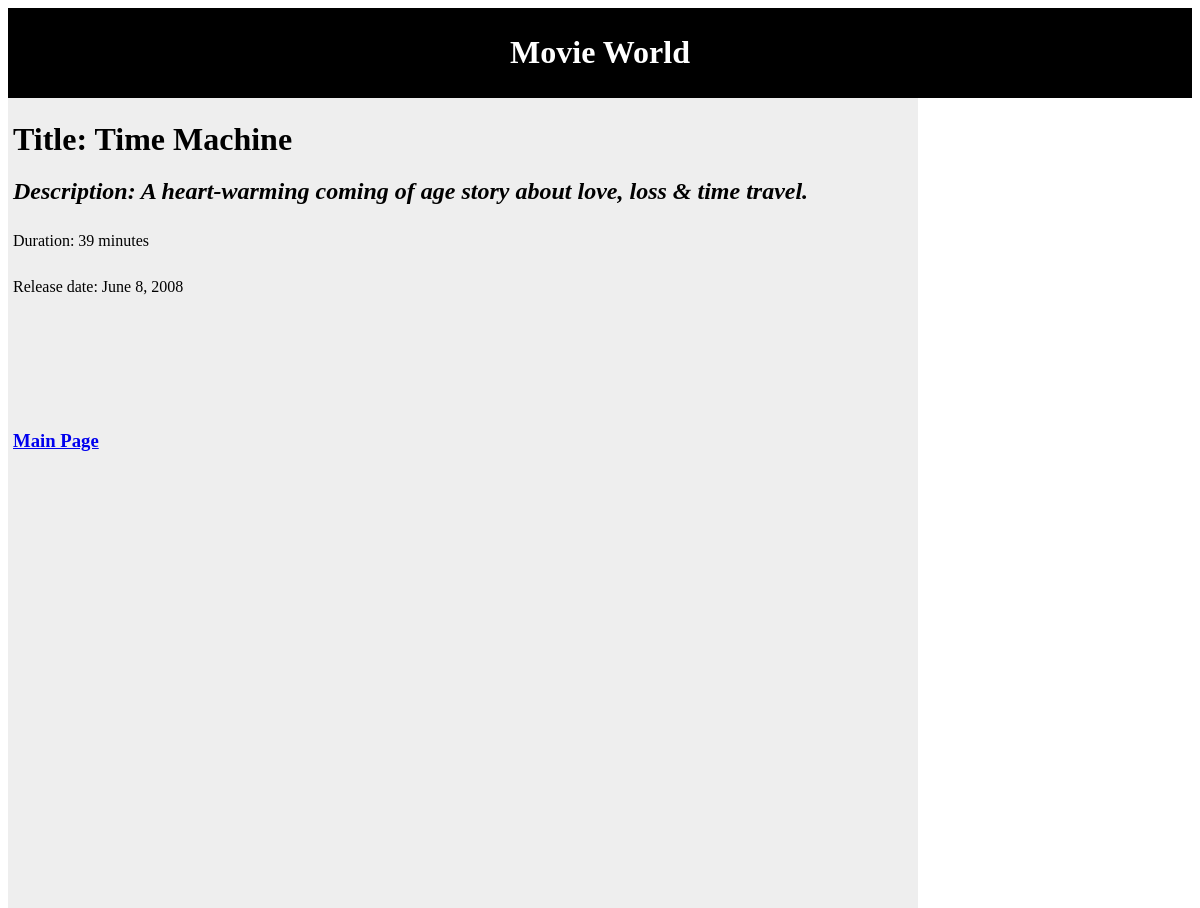
Screenshot of /movie_info/3/ with the database file from the repository.
### movie_info/models.py (models this page shows, shortened)
class Movie(models.Model):
    title = models.CharField(max_length=50)
    description = models.CharField(max_length=200)
    movie_length = models.IntegerField(default=0)
    movie_release_date = models.DateField()

### movie_info/views.py (the view)
# urls.py: url(r'^(?P<movie_id>\d+)/$',views.detail,name='movie_detail'),
def detail(request, movie_id):
    movie = get_object_or_404(Movie, pk=movie_id)
    return render(request, 'movie_info/movie_detail.html', {'movie':movie})

### movie_info/templates/movie_info/movie_detail.html (shortened to what this page needs)
<html>
<head>
</head>
<div id = "header">
<h1>Movie World</h1>
</div>
<div id = mid_left>
<h1>Title: {{ movie.title }}</h1>
<h2><i>Description: {{ movie.description }}</i></h2>
<p>Duration: {{ movie.movie_length }} minutes</p>
<p>Release date: {{ movie.movie_release_date }}</p>
<h3> <a href="{% url 'filter_sort' %}">Main Page </a></h3>
</div>

### movie_info/templates/movie_info/movie_detail.html (style rules this page uses)
#header { background-color:black; color:white; text-align:center; padding:5px; }
#mid_left { line-height:30px; background-color:#eeeeee; height:800px; width:900px; float:left; padding:5px; }

### rows the page displays
Movie: title "Time Machine", description "A heart-warming coming of age story about love, loss & time travel.", movie_length "39", movie_release_date "June 8, 2008"
